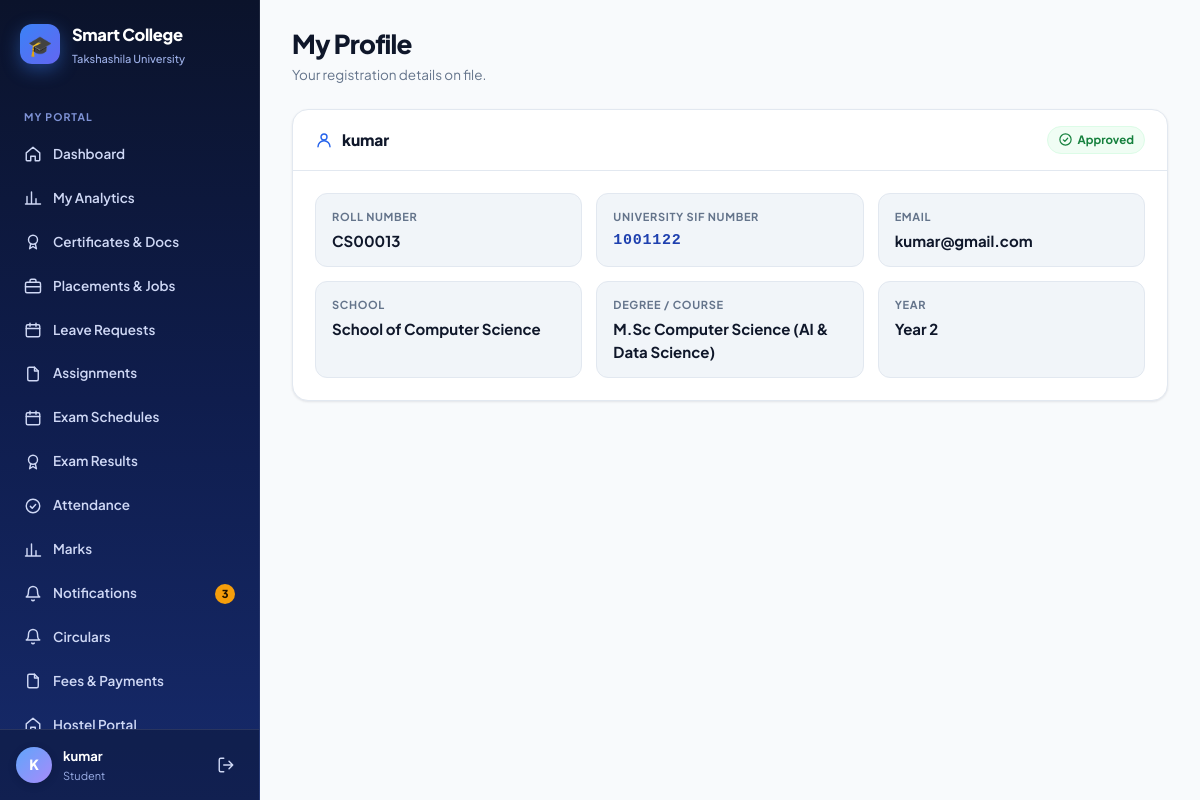
The page /students/profile/ (signed in) on the database its author committed.
### students/models.py (models this page shows, shortened)
class Student(models.Model):
    user = models.OneToOneField(
        User,
        on_delete=models.CASCADE,
        null=True,
        blank=True
    )
    name = models.CharField(max_length=100)
    roll_no = models.CharField(max_length=20, unique=True)
    sif_number = models.CharField(
        max_length=30,
        unique=True,
        null=True,
        blank=True,
        help_text="7-digit unique University SIF number (auto-generated if left blank)"
    )
    email = models.EmailField()
    department = models.ForeignKey(
        Department,
        on_delete=models.CASCADE
    )
    course = models.ForeignKey(
        Course,
        on_delete=models.SET_NULL,
        null=True,
        blank=True
    )
    year = models.IntegerField()
    is_approved = models.BooleanField(default=True)
    parent_name = models.CharField(max_length=100, blank=True)
    parent_phone = models.CharField(max_length=20, blank=True)
    phone = models.CharField(max_length=20, blank=True)
    admission_date = models.DateField(default=timezone.now)
    is_active = models.BooleanField(default=True)

class Department(models.Model):
    name = models.CharField(max_length=100)

class Course(models.Model):
    name = models.CharField(max_length=100)
    department = models.ForeignKey(
        Department,
        on_delete=models.CASCADE,
        related_name="courses"
    )

### students/views.py (the view)
@login_required(login_url="/accounts/login/")
def profile(request):
    student, redirect_response = get_student_or_redirect(
        request
    )
    if redirect_response:
        return redirect_response
    return render(
        request,
        "students/profile.html",
        {
            "student":
                student,
        }
    )

### accounts/context_processors.py (called while the page is built)
def _has_faculty(user):
    if not user or not user.is_authenticated:
        return False
    if Student.objects.filter(user=user).exists():
        return False
    return (
        Faculty.objects.filter(user=user).exists()
        or (bool(user.email) and Faculty.objects.filter(email=user.email).exists())
    )

### students/views.py (called while the page is built, shortened)
def get_student_or_redirect(request):
    student = Student.objects.filter(
        user=request.user
    ).first()
    if student:
        return student, None

### students/templates/students/profile.html (shortened to what this page needs)
{% extends "base.html" %}
{% block page_title %}My Profile{% endblock %}
{% block page_sub %}Your registration details on file.{% endblock %}
{% block content %}
<div class="card">
    <div class="card-head">
        <div class="card-title"><svg class="icon"><use href="#i-user"/></svg> {{ student.name }}</div>
        <span class="badge green"><svg class="icon icon-sm"><use href="#i-check"/></svg> Approved</span>
    </div>
    <div class="card-body">
        <div class="kv">
            <div class="kv-item"><div class="kv-k">Roll number</div><div class="kv-v">{{ student.roll_no }}</div></div>
            <div class="kv-item"><div class="kv-k">University SIF number</div><div class="kv-v" style="font-family:monospace; color:var(--brand-700); letter-spacing:0.05em; font-weight:800;">{{ student.sif_number|default:"—" }}</div></div>
            <div class="kv-item"><div class="kv-k">Email</div><div class="kv-v">{{ student.email }}</div></div>
            <div class="kv-item"><div class="kv-k">School</div><div class="kv-v">{{ student.department.name }}</div></div>
            <div class="kv-item"><div class="kv-k">Degree / Course</div><div class="kv-v">{{ student.course.name|default:"—" }}</div></div>
            <div class="kv-item"><div class="kv-k">Year</div><div class="kv-v">Year {{ student.year }}</div></div>
        </div>
    </div>
</div>
{% endblock %}

### templates/base.html (shortened to what this page needs)
{% load static %}<!DOCTYPE html>
<html lang="en">
<head>
    <link rel="stylesheet" href="{% static 'css/theme.css' %}">
</head>
<body>
<div class="app">
    <aside class="sidebar" id="sidebar">
        <a class="brand" href="{{ nav_home }}">
            <span class="brand-mark">🎓</span>
            <span>
                <div class="brand-name">Smart College</div>
                <div class="brand-sub">Takshashila University</div>
            </span>
        </a>
        <nav class="nav">
            {% for group in nav_groups %}
                {% if group.label %}<div class="nav-label">{{ group.label }}</div>{% endif %}
                {% for item in group.items %}
                    <a class="nav-link {% if item.active %}active{% endif %}" href="{{ item.url }}">
                        <svg class="icon"><use href="#i-{{ item.icon }}"/></svg>
                        <span>{{ item.label }}</span>
                        {% if item.badge %}<span class="nav-badge">{{ item.badge }}</span>{% endif %}
                    </a>
                {% endfor %}
            {% endfor %}
        </nav>
        <div class="sidebar-foot">
            <div class="avatar">{{ nav_initial }}</div>
            <div class="who">
                <div class="who-name">{{ nav_display }}</div>
                <div class="who-role">{{ nav_role_label }}</div>
            </div>
            <a class="logout" href="/accounts/logout/" title="Log out"><svg class="icon"><use href="#i-logout"/></svg></a>
        </div>
    </aside>
    <div class="main">
        <main class="page">
            <div class="page-head">
                <div>
                    <h1 class="page-title">{% block page_title %}{% endblock %}</h1>
                    <div class="page-sub">{% block page_sub %}{% endblock %}</div>
                </div>
            </div>
            {% block content %}{% endblock %}
        </main>
    </div>
</div>
</body>
</html>

### rows shown on the page
Student: name "kumar", roll_no "CS00013", sif_number "1001122", email "kumar@gmail.com", department.name "School of Computer Science", course.name "M.Sc Computer Science (AI & Data Science)", year "2"

### other values the page prints
{{ group.label }} "MY PORTAL"
{{ item.label }} "Dashboard" "My Analytics" "Certificates & Docs" "Placements & Jobs" "Leave Requests" "Assignments" "Exam Schedules" "Exam Results" "Attendance" "Marks" "Notifications" "Circulars" "Fees & Payments" "Hostel Portal"
{{ item.badge }} "3"
{{ nav_initial }} "K"
{{ nav_role_label }} "Student"
